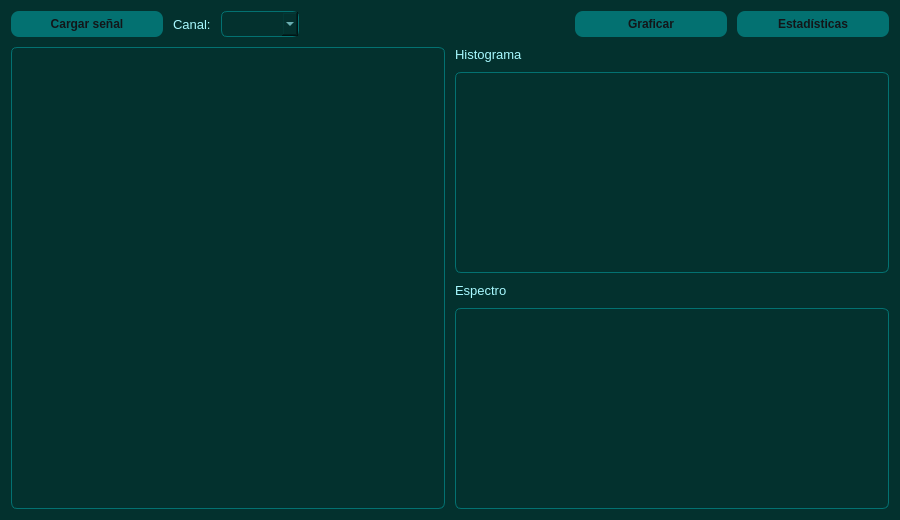
<?xml version="1.0" encoding="UTF-8"?>
<ui version="4.0">
 <class>SignalWidget</class>
 <widget class="QWidget" name="SignalWidget">
  <property name="geometry">
   <rect>
    <x>0</x>
    <y>0</y>
    <width>900</width>
    <height>520</height>
   </rect>
  </property>
  <property name="windowTitle">
   <string>Señales</string>
  </property>
  <property name="styleSheet">
   <string notr="true">QWidget#SignalWidget {
    border-image: url(:/img/fondo.png) 0 0 0 0 stretch stretch;
    background-color: #03312E;
}

QLabel {
    color: #A8F9FF;
    font-size: 10pt;
}

QPushButton {
    background-color: #037171;
    color: #121619;
    border-radius: 8px;
    padding: 6px 16px;
    font-weight: bold;
    min-width: 120px;
}

QPushButton:hover {
    background-color: #9AE5E6;
}

QPushButton:pressed {
    background-color: #A8F9FF;
}

QComboBox {
    background-color: rgba(3, 49, 46, 230);
    border: 1px solid #037171;
    border-radius: 6px;
    padding: 4px 8px;
    color: #A8F9FF;
}

QTableWidget {
    background-color: rgba(3, 49, 46, 230);
    color: #A8F9FF;
    gridline-color: #037171;
    selection-background-color: #037171;
    selection-color: #121619;
    border: 1px solid #037171;
    border-radius: 6px;
}

QHeaderView::section {
    background-color: #037171;
    color: #121619;
    padding: 4px;
    border: 1px solid #021616;
}

QGraphicsView {
    background-color: rgba(3, 49, 46, 230);
    border: 1px solid #037171;
    border-radius: 6px;
}</string>
  </property>
  <layout class="QVBoxLayout" name="verticalLayout">
   <property name="spacing">
    <number>10</number>
   </property>
   <item>
    <layout class="QHBoxLayout" name="topLayout">
     <property name="spacing">
      <number>10</number>
     </property>
     <item>
      <widget class="QPushButton" name="load_button">
       <property name="text">
        <string>Cargar señal</string>
       </property>
      </widget>
     </item>
     <item>
      <widget class="QLabel" name="channel_label">
       <property name="text">
        <string>Canal:</string>
       </property>
      </widget>
     </item>
     <item>
      <widget class="QComboBox" name="channel_combo"/>
     </item>
     <item>
      <spacer name="horizontalSpacer_top">
       <property name="orientation">
        <enum>Qt::Horizontal</enum>
       </property>
       <property name="sizeHint" stdset="0">
        <size>
         <width>40</width>
         <height>20</height>
        </size>
       </property>
      </spacer>
     </item>
     <item>
      <widget class="QPushButton" name="plot_button">
       <property name="text">
        <string>Graficar</string>
       </property>
      </widget>
     </item>
     <item>
      <widget class="QPushButton" name="std_button">
       <property name="text">
        <string>Estadísticas</string>
       </property>
      </widget>
     </item>
    </layout>
   </item>
   <item>
    <layout class="QHBoxLayout" name="mainLayout">
     <property name="spacing">
      <number>10</number>
     </property>
     <item>
      <widget class="QTableWidget" name="fft_table">
       <property name="columnCount">
        <number>0</number>
       </property>
       <property name="rowCount">
        <number>0</number>
       </property>
      </widget>
     </item>
     <item>
      <layout class="QVBoxLayout" name="plotsLayout">
       <property name="spacing">
        <number>10</number>
       </property>
       <item>
        <widget class="QLabel" name="hist_label">
         <property name="text">
          <string>Histograma</string>
         </property>
        </widget>
       </item>
       <item>
        <widget class="QGraphicsView" name="histogram_view"/>
       </item>
       <item>
        <widget class="QLabel" name="spec_label">
         <property name="text">
          <string>Espectro</string>
         </property>
        </widget>
       </item>
       <item>
        <widget class="QGraphicsView" name="spectrum_view"/>
       </item>
      </layout>
     </item>
    </layout>
   </item>
  </layout>
 </widget>
 <resources/>
 <connections/>
</ui>
